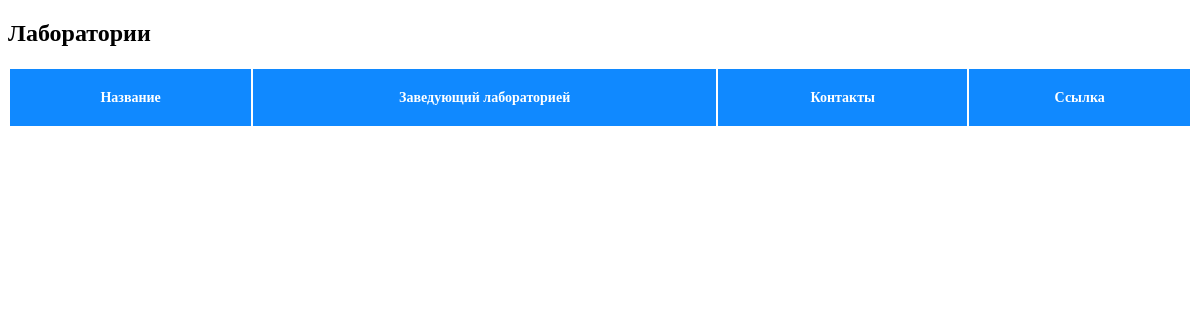
The page /fields/ on the database as committed earlier.
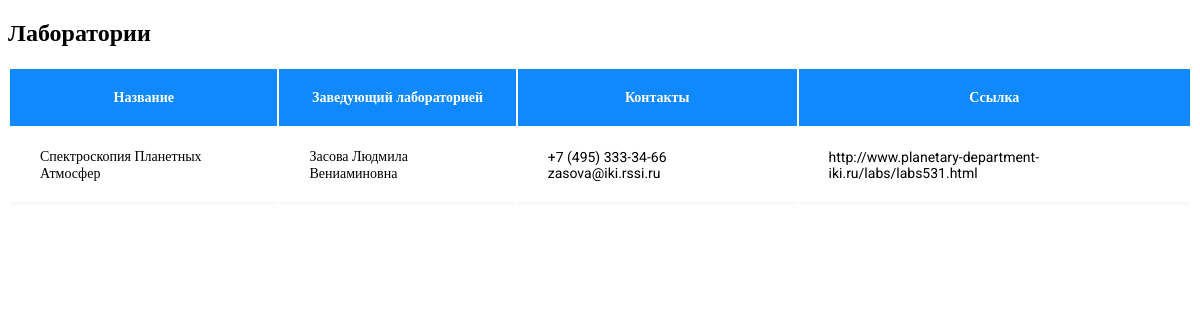
The same page on the database as committed later.
### fields/models.py (models this page shows)
class Laboratory(models.Model):
    category = models.CharField(max_length=255)
    head = models.CharField(max_length=255)
    contacts = models.CharField(max_length=255)
    link = models.CharField(max_length=255)

### fields/views.py (the view)
# urls.py: path('', views.index, name='index'),
def index(request):
    laboratories = Laboratory.objects.all()
    template = loader.get_template('fields/index.html')
    context = {
        'laboratories': laboratories
    }
    return HttpResponse(template.render(context, request))

### fields/templates/fields/index.html (shortened to what this page needs)
<!DOCTYPE html>
<html>
<head>
</head>
<body>
<h2>Лаборатории</h2>
<table style="width:100%">
  <tr>
    <th>Название</th>
    <th>Заведующий лабораторией</th>
    <th>Контакты</th>
    <th>Ссылка</th>
  </tr>
  {% for l in laboratories %}
    <tr>
      <td>{{l.category}}</td>
      <td>{{l.head}}</td>
      <td>{{l.contacts}}</td>
      <td>{{l.link}}</td>
    </tr>
  {% endfor %}
</table>
</body>

### fields/templates/fields/index.html (style rules this page uses)
table { min-width: 1000px !important; width: 100%; background: #fff; font-family: 'Roboto'; }
th { background: #1089ff; border: none; padding: 20px 30px; font-size: 14px; color: #fff; }
tr { margin-bottom: 10px; }
td { border: none; padding: 20px 30px; border-bottom: 3px solid #f8f9fd; font-size: 14px; }

Rows that differ between the two databases and show on the page:
added Laboratory: category "Спектроскопия Планетных Атмосфер", head "Засова Людмила Вениаминовна", contacts "+7 (495) 333-34-66 zasova@iki.rssi.ru", link "http://www.planetary-department-iki.ru/labs/labs531.html"
